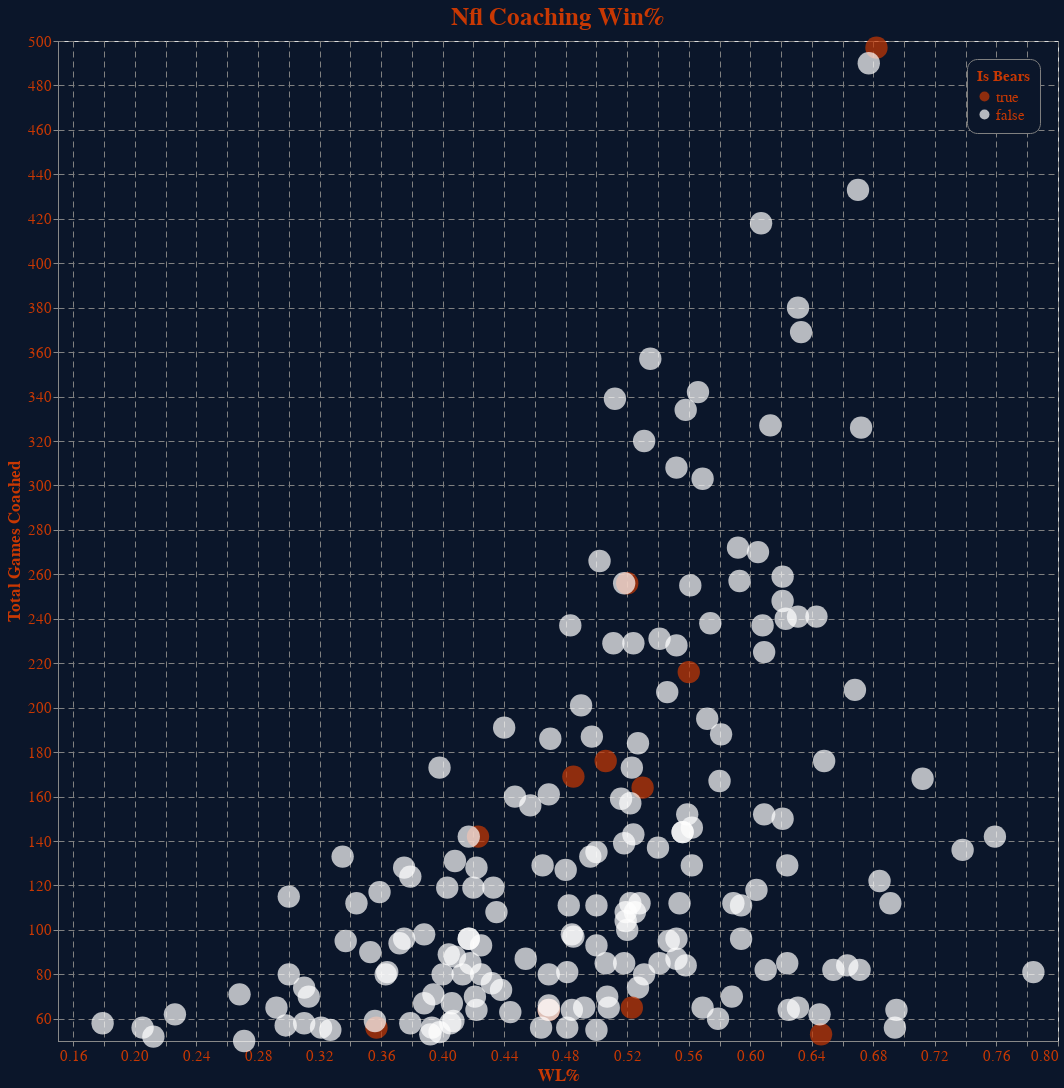

The notebook cell saved with this chart:
### Code cell
alt.Chart(df, width=1000, height=1000, title=chart_title)\
.mark_circle(size=500, opacity=.7)\
.encode(
    x=alt.X(**x_cfgs,
        scale=alt.Scale(zero=False)
    ),
    y=alt.Y(**y_cfgs,
        scale=alt.Scale(zero=False)
    ),
    color=alt.Color("Is Bears", scale=alt.Scale(domain=[True, False], range=[secondary_color, "white"])),
    tooltip=[
        "Coach",
        alt.Tooltip(**x_cfgs),
        alt.Tooltip(**y_cfgs),
        'G > .500',
        'Chmp',
        'SBwl',
        'Conf',
        'G plyf',
        'W plyf',
        'Yrs',
        'From',
        'To',
    ]
)\
.configure(background=primary_color)\
.configure_axis(gridColor="grey", gridDash=[6,4])\
.configure_axisLeft(labelColor=secondary_color, titleColor=secondary_color, labelFontSize=15, titleFontSize=17)\
.configure_axisBottom(labelColor=secondary_color, titleColor=secondary_color,labelFontSize=15, titleFontSize=17)\
.configure_title(color=secondary_color, fontSize=25)\
.configure_legend(labelColor=secondary_color, titleColor=secondary_color, strokeColor='gray', fillColor=primary_color, padding=10,cornerRadius=10,orient='top-right', labelFontSize=15, titleFontSize=15)

### Figure 1 — Vega-Lite specification as saved in the notebook (floating-point values rounded to 4 significant figures; data arrays with more than 128 entries replaced by an {"elided": "..."} marker saying what was removed)
{"config": {"view": {"continuousWidth": 400, "continuousHeight": 300}, "axis": {"gridColor": "grey", "gridDash": [6, 4]}, "axisBottom": {"labelColor": "#c83803", "labelFontSize": 15, "titleColor": "#c83803", "titleFontSize": 17}, "axisLeft": {"labelColor": "#c83803", "labelFontSize": 15, "titleColor": "#c83803", "titleFontSize": 17}, "background": "#0B162A", "legend": {"cornerRadius": 10, "fillColor": "#0B162A", "labelColor": "#c83803", "labelFontSize": 15, "orient": "top-right", "padding": 10, "strokeColor": "gray", "titleColor": "#c83803", "titleFontSize": 15}, "title": {"color": "#c83803", "fontSize": 25}}, "data": {"name": "data-c83588dcd15f4836278a671620b98008"}, "mark": {"type": "circle", "opacity": 0.7, "size": 500}, "encoding": {"color": {"field": "Is Bears", "scale": {"domain": [true, false], "range": ["#c83803", "white"]}, "type": "nominal"}, "tooltip": [{"field": "Coach", "type": "nominal"}, {"field": "WL%", "title": "WL%", "type": "quantitative"}, {"field": "G", "title": "Total Games Coached", "type": "quantitative"}, {"field": "G > .500", "type": "quantitative"}, {"field": "Chmp", "type": "quantitative"}, {"field": "SBwl", "type": "quantitative"}, {"field": "Conf", "type": "quantitative"}, {"field": "G plyf", "type": "quantitative"}, {"field": "W plyf", "type": "quantitative"}, {"field": "Yrs", "type": "quantitative"}, {"field": "From", "type": "quantitative"}, {"field": "To", "type": "quantitative"}], "x": {"field": "WL%", "scale": {"zero": false}, "title": "WL%", "type": "quantitative"}, "y": {"field": "G", "scale": {"zero": false}, "title": "Total Games Coached", "type": "quantitative"}}, "height": 1000, "title": "Nfl Coaching Win%", "width": 1000, "$schema": "https://vega.github.io/schema/vega-lite/v4.17.0.json", "datasets": {"data-c83588dcd15f4836278a671620b98008": {"elided": "191 records"}}}
